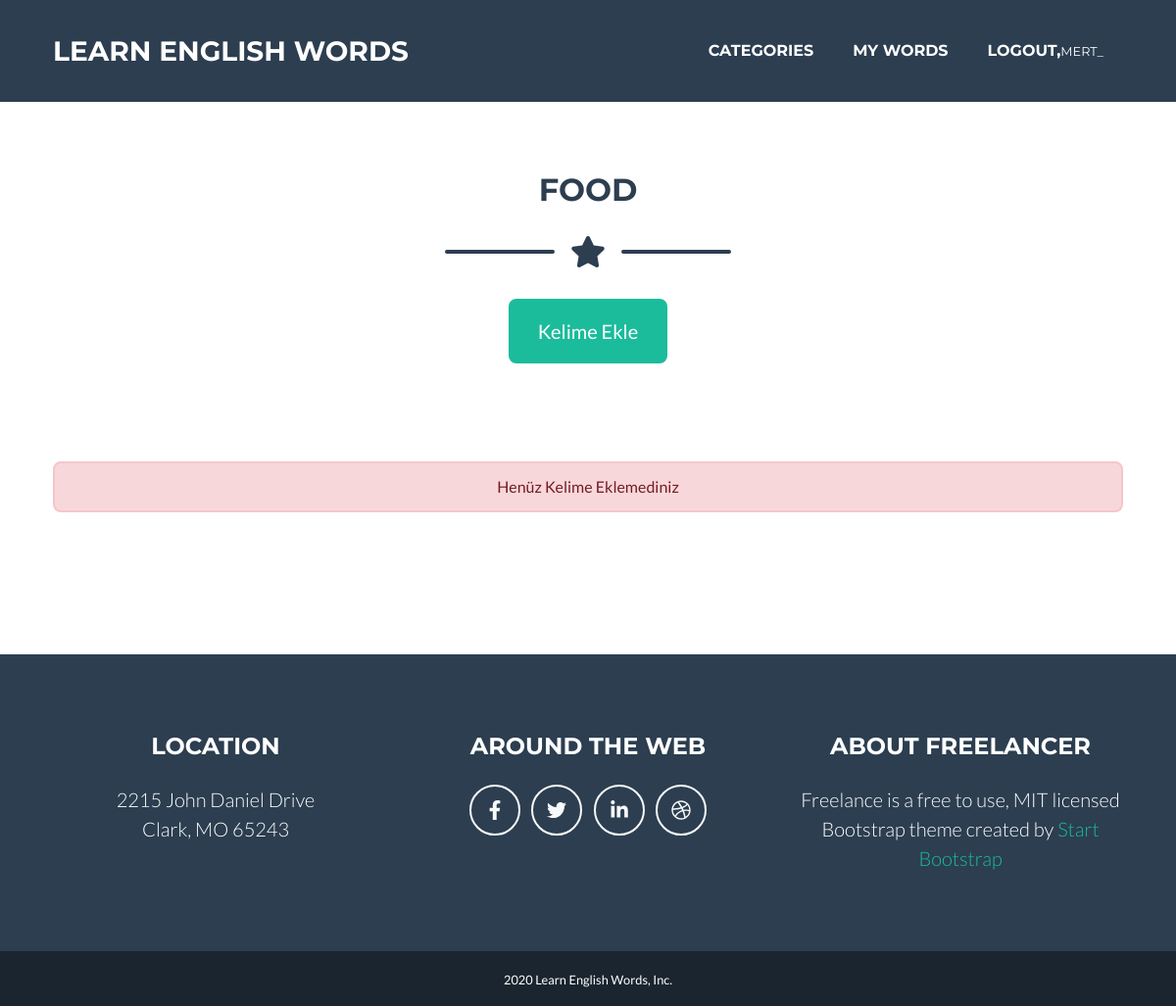
The page /word/foods/ (signed in) on the database as committed earlier.
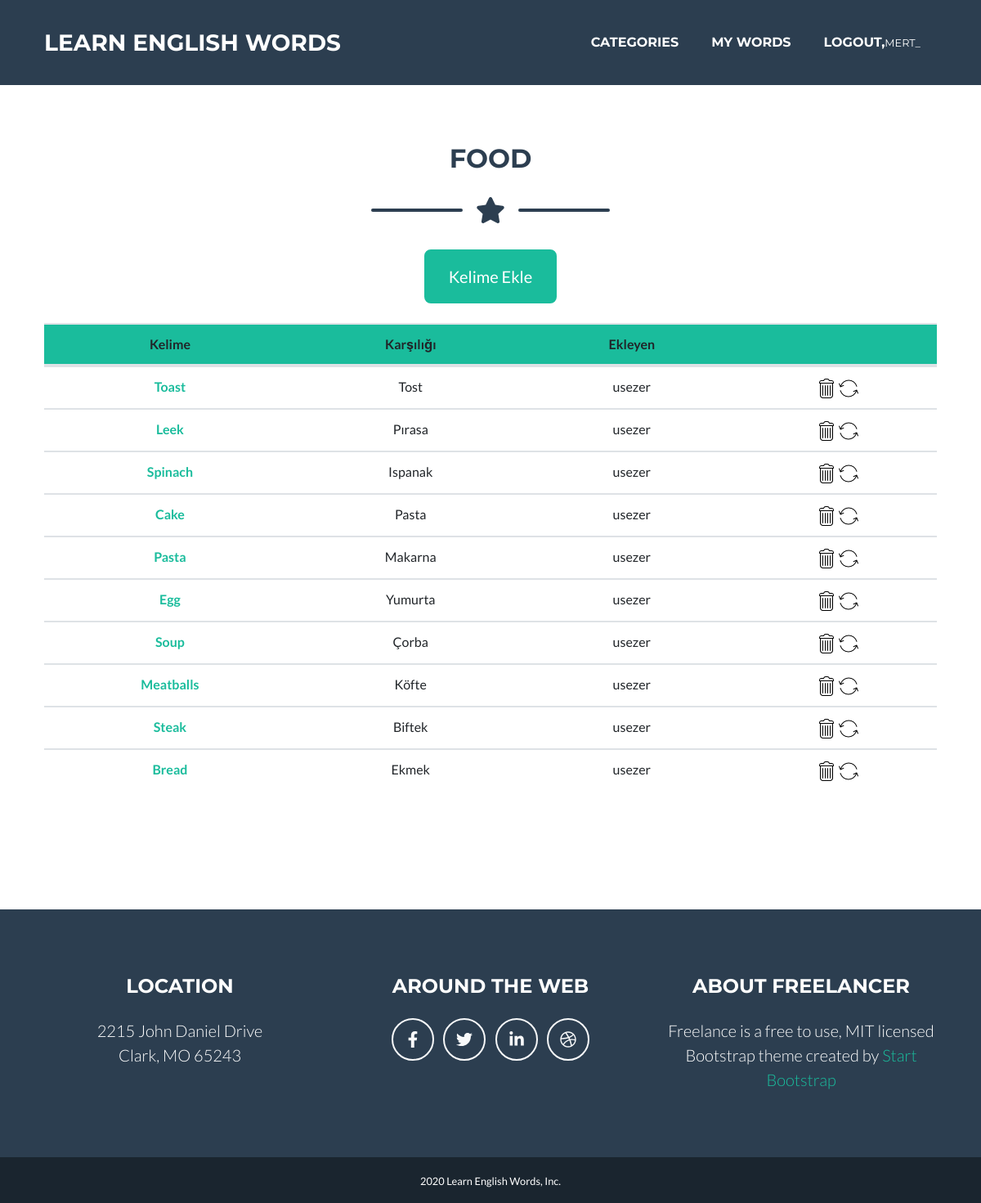
The same page on the database as committed later.
### words/models.py (models this page shows, shortened)
class Word(models.Model):
    word_en = models.CharField(max_length=50)
    word_tr = models.CharField(max_length=50)
    author = models.ForeignKey("auth.User",on_delete = models.CASCADE)
    category = models.CharField(max_length=20)
    content = RichTextField()
    created_date = models.DateTimeField(auto_now_add=True)

### words/views.py (the view)
# urls.py: path('foods/',views.wordsFoods,name = "food"),
def wordsFoods(request):
    try:
        words = Word.objects.filter(category = "food").order_by('-created_date')
    except Word.DoesNotExist:
        words = None
    return render(request,"wordsFoods.html",{
        'words':words,
        })

### templates/wordsFoods.html (shortened to what this page needs)
{% extends "base.html" %}
{% load static %}
{% block body %}
    <div class="container" style="margin-top: 175px;">
      <h2 class="page-section-heading text-center text-uppercase text-secondary mb-0">FOOD</h2>
      <div class="divider-custom">
          <div class="divider-custom-line"></div>
          <div class="divider-custom-icon"><i class="fas fa-star"></i></div>
          <div class="divider-custom-line"></div>
      </div>
      {% if user.is_authenticated %}
      <div class="divider-custom">
        <div class="divider-custom-icon"><a href="/word/addWord/food" class="btn btn-primary btn-xl">Kelime Ekle</a></div>
      </div>
      {% endif %}
      {% if words %}
      <table class="table text-center" style="margin-bottom:50px;">
        <thead style="background:#1abc9c;">
          <tr>
            <th scope="col">Kelime</th>
            <th scope="col">Karşılığı</th>
            <th scope="col">Ekleyen</th>
            {% if user.is_superuser %}
            <th scope="col"></th>
            {% endif %}
          </tr>
        </thead>
        <tbody>
          {% for word in words %}
            <tr>
                <th scope="row"><a href="/word/detail/{{word.id}}">{{word.word_en}}</a></th>
                <td>{{word.word_tr}}</td>
                <td>{{word.author}}</td>
                {% if user.is_superuser%}
                <td><a href="/word/delete/{{word.id}}"><img src="{% static 'assets/img/trash.png' %}" alt=""></a>
                  <a href="/word/update/{{word.id}}"><img src="{% static 'assets/img/arrow.png' %}" alt=""></a></td>
                {% endif %}
              </tr>
          {% endfor %}
        </tbody>
      </table>
      {% else %}
      <div class="alert alert-danger text-center" style="margin-top:100px;">Henüz Kelime Eklemediniz</div>
      {% endif %}
    </div>
{% endblock body %}

### templates/base.html (shortened to what this page needs)
{% load static %}
<!DOCTYPE html>
<html lang="en">
    <head>
        <link href="{% static 'css/styles.css' %} " rel="stylesheet" />
        <link href="{% static 'css/mystyle.css' %} " rel="stylesheet" />
    </head>
    <body id="page-top">
        {% include "include/navbar.html" %}
        {% block body %}
        {% endblock body %}
<footer class="footer text-center" style="margin-top: 145px;">
    <div class="container">
        <div class="row">
            <div class="col-lg-4 mb-5 mb-lg-0">
                <h4 class="text-uppercase mb-4">Location</h4>
                <p class="lead mb-0">
                    2215 John Daniel Drive
                    <br />
                    Clark, MO 65243
                </p>
            </div>
            <div class="col-lg-4 mb-5 mb-lg-0">
                <h4 class="text-uppercase mb-4">Around the Web</h4>
                <a class="btn btn-outline-light btn-social mx-1 sosyalmedya" href="#!"><i class="fab fa-fw fa-facebook-f"></i></a>
                <a class="btn btn-outline-light btn-social mx-1" href="#!"><i class="fab fa-fw fa-twitter"></i></a>
                <a class="btn btn-outline-light btn-social mx-1" href="#!"><i class="fab fa-fw fa-linkedin-in"></i></a>
                <a class="btn btn-outline-light btn-social mx-1" href="#!"><i class="fab fa-fw fa-dribbble"></i></a>
            </div>
            <div class="col-lg-4">
                <h4 class="text-uppercase mb-4">About Freelancer</h4>
                <p class="lead mb-0">
                    Freelance is a free to use, MIT licensed Bootstrap theme created by
                    <a href="http://startbootstrap.com">Start Bootstrap</a>
                </p>
            </div>
        </div>
    </div>
</footer>
<div class="copyright py-3 text-center text-white">
    <div class="container"><small>2020 Learn English Words, Inc.</small></div>
</div>
    </body>
</html>

### templates/include/navbar.html (shortened to what this page needs)
<nav class="navbar navbar-expand-lg bg-secondary text-uppercase fixed-top" id="mainNav">
    <div class="container">
        <a class="navbar-brand js-scroll-trigger" href="/">LEARN ENGLISH WORDS</a>
        <div class="collapse navbar-collapse" id="navbarResponsive">
            <ul class="navbar-nav ml-auto">
                <li class="nav-item mx-0 mx-lg-1"><a class="nav-link py-3 px-0 px-lg-3 rounded js-scroll-trigger" href="/#portfolio">CATEGORIES</a></li>
                {% if user.is_authenticated %}
                    <li class="nav-item mx-0 mx-lg-1"><a class="nav-link py-3 px-0 px-lg-3 rounded js-scroll-trigger" href="/word/myWords">MY WORDS</small></small></a></li>
                    <li class="nav-item mx-0 mx-lg-1"><a class="nav-link py-3 px-0 px-lg-3 rounded js-scroll-trigger" href="/user/logout">LOGOUT,<small>{{user.username}}</small></small></a></li>
                </div>
                {% else %}
                <li class="nav-item mx-0 mx-lg-1"><a class="nav-link py-3 px-0 px-lg-3 rounded js-scroll-trigger" href="/user/login">LOGIN</a></li>
                <li class="nav-item mx-0 mx-lg-1"><a class="nav-link py-3 px-0 px-lg-3 rounded js-scroll-trigger" href="/user/register">REGISTER</a></li>
                {% endif %}
        </div>
</nav>

Rows that differ between the two databases and show on the page:
added Word: word_en "Toast", word_tr "Tost", author "usezer"
added Word: word_en "Leek", word_tr "Pırasa", author "usezer"
added Word: word_en "Spinach", word_tr "Ispanak", author "usezer"
added Word: word_en "Cake", word_tr "Pasta", author "usezer"
added Word: word_en "Pasta", word_tr "Makarna", author "usezer"
added Word: word_en "Egg", word_tr "Yumurta", author "usezer"
added Word: word_en "Soup", word_tr "Çorba", author "usezer"
added Word: word_en "Meatballs", word_tr "Köfte", author "usezer"
added Word: word_en "Steak", word_tr "Biftek", author "usezer"
added Word: word_en "Bread", word_tr "Ekmek", author "usezer"
Other text that changed with them:
text no longer shown: "Henüz Kelime Eklemediniz"
text now shown: "Kelime Karşılığı Ekleyen"
